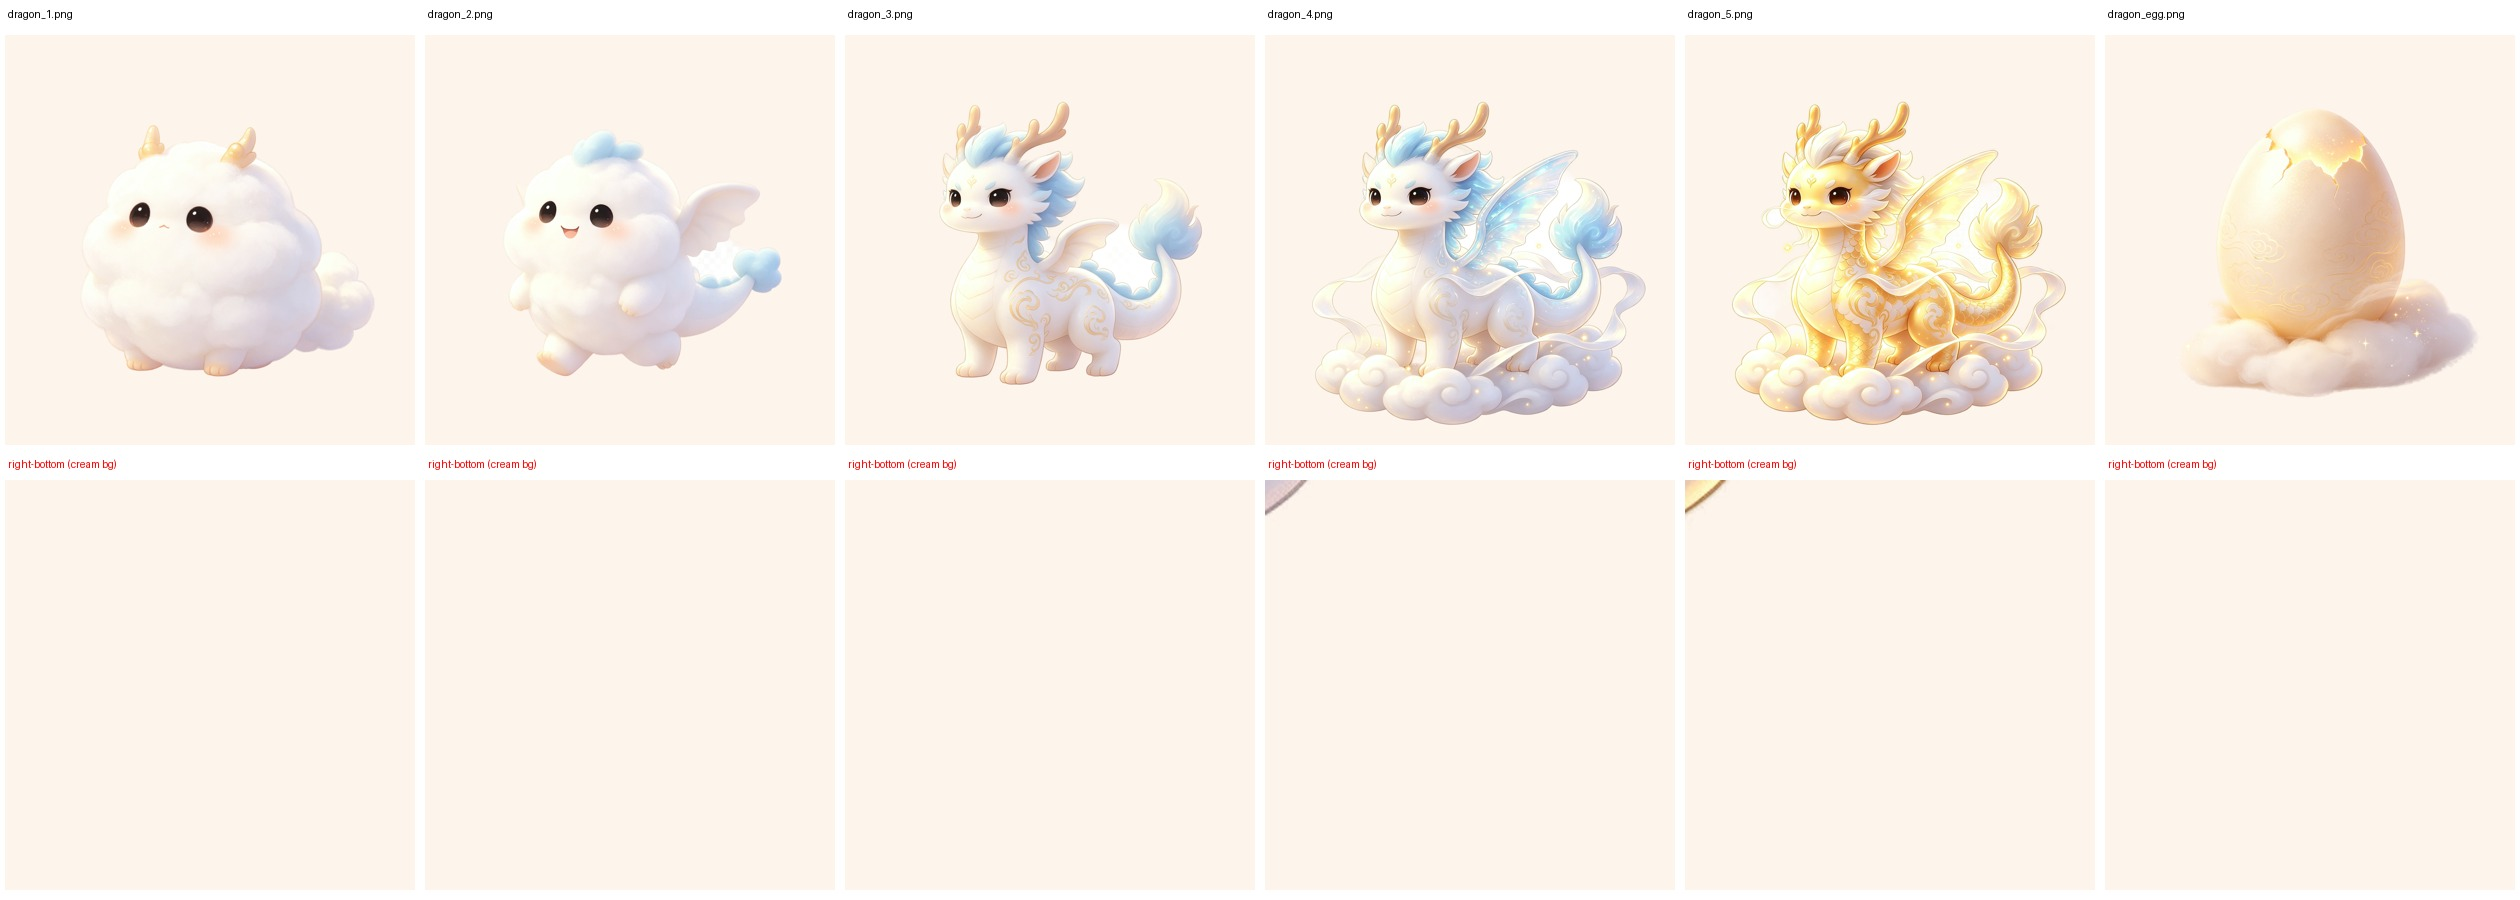

Reproduce this figure in Python.
# -*- coding: utf-8 -*-
"""验证 cutout/：奶油色卡片背景 + 全图缩略 + 右下角特写。"""
import glob, os
from PIL import Image, ImageDraw

base = os.path.dirname(os.path.abspath(__file__))
files = sorted(glob.glob(os.path.join(base, 'cutout', '*.png')))
cell = 420
cols = len(files)
cream = (253, 244, 236, 255)  # 主题 --bg 奶油色
sheet = Image.new('RGB', (cols*cell, 2*(cell+30)), (255, 255, 255))
draw = ImageDraw.Draw(sheet)
for i, f in enumerate(files):
    im = Image.open(f).convert('RGBA')
    bg = Image.new('RGBA', im.size, cream)
    comp = Image.alpha_composite(bg, im).convert('RGB')
    thumb = comp.copy(); thumb.thumbnail((cell-10, cell-10))
    sheet.paste(thumb, (i*cell+(cell-thumb.width)//2, 30+(cell-thumb.height)//2))
    w, h = comp.size
    corner = comp.crop((w-320, h-320, w, h)).resize((cell-10, cell-10))
    sheet.paste(corner, (i*cell+5, (cell+30)+30))
    draw.text((i*cell+8, 8), os.path.basename(f), fill='black')
    draw.text((i*cell+8, (cell+30)+8), 'right-bottom (cream bg)', fill='red')
out = os.path.join(base, 'verify_cutout.jpg')
sheet.save(out, quality=92)
print(out)
